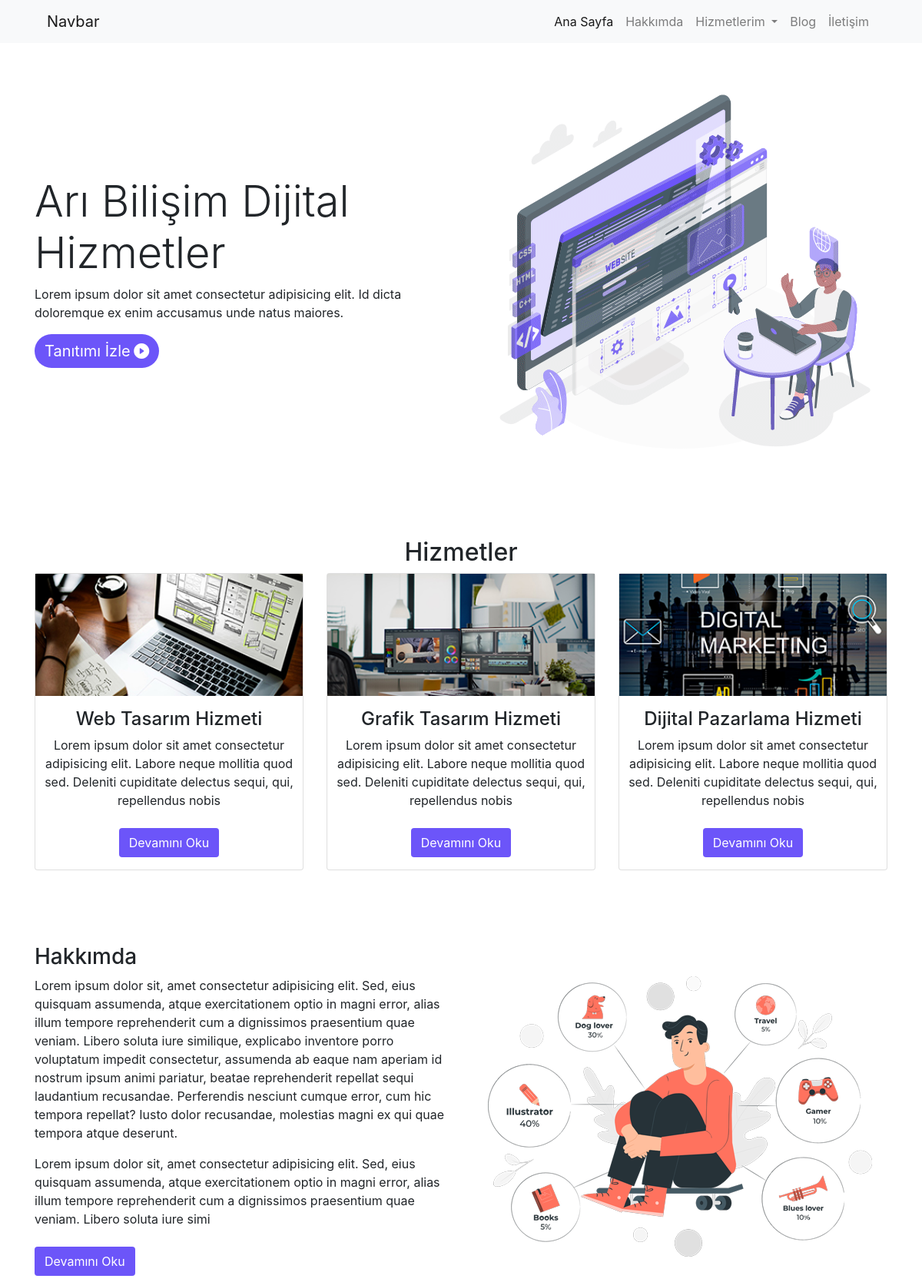
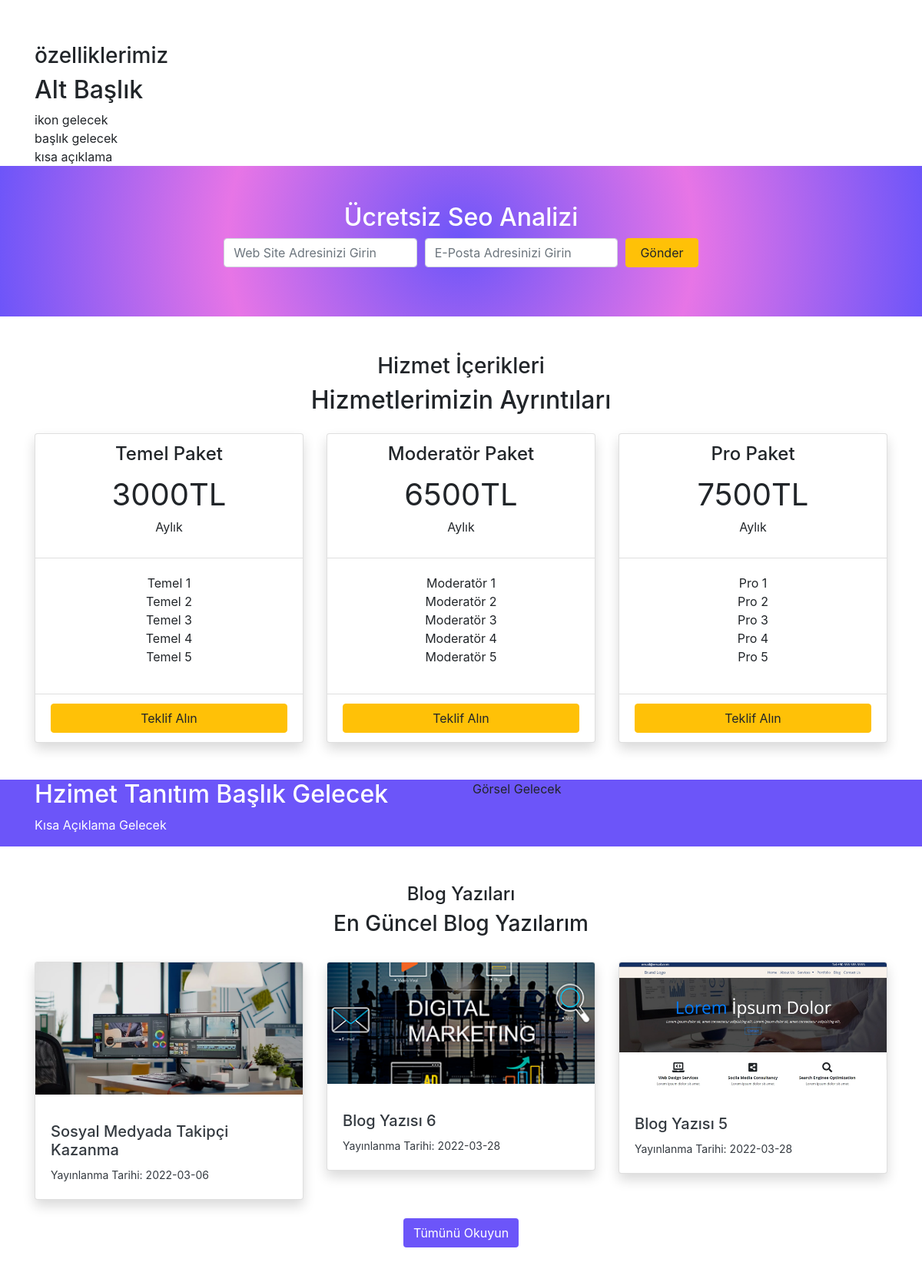
The page / (upper part) on the database its author committed (2 pictures, top to bottom).
### tables this page shows
CREATE TABLE IF NOT EXISTS `anabanner` (
  `id` int(11) NOT NULL AUTO_INCREMENT,
  `baslik` varchar(150) NOT NULL,
  `aciklama` varchar(300) NOT NULL,
  `link` varchar(500) NOT NULL,
  `foto` varchar(150) NOT NULL,
  PRIMARY KEY (`id`)
);

CREATE TABLE IF NOT EXISTS `sayfalar` (
  `id` int(11) NOT NULL AUTO_INCREMENT,
  `baslik` varchar(100) NOT NULL,
  `icerik` text NOT NULL,
  `meta` varchar(160) NOT NULL,
  `foto` varchar(50) NOT NULL,
  `fotoalt` varchar(90) NOT NULL,
  `seotitle` varchar(70) NOT NULL,
  `durum` varchar(10) NOT NULL,
  `sayfaturu` varchar(10) NOT NULL,
  `tarih` varchar(10) NOT NULL,
  PRIMARY KEY (`id`)
);

CREATE TABLE IF NOT EXISTS `paket1` (
  `id` int(11) NOT NULL AUTO_INCREMENT,
  `baslik1` varchar(50) NOT NULL,
  `fiyat1` varchar(5) NOT NULL,
  `ozellik1a` varchar(50) NOT NULL,
  `ozellik1b` varchar(50) NOT NULL,
  `ozellik1c` varchar(50) NOT NULL,
  `ozellik1d` varchar(50) NOT NULL,
  `ozellik1e` varchar(50) NOT NULL,
  PRIMARY KEY (`id`)
);

CREATE TABLE IF NOT EXISTS `paket2` (
  `id` int(11) NOT NULL AUTO_INCREMENT,
  `baslik2` varchar(50) NOT NULL,
  `fiyat2` varchar(5) NOT NULL,
  `ozellik2a` varchar(50) NOT NULL,
  `ozellik2b` varchar(50) NOT NULL,
  `ozellik2c` varchar(50) NOT NULL,
  `ozellik2d` varchar(50) NOT NULL,
  `ozellik2e` varchar(50) NOT NULL,
  PRIMARY KEY (`id`)
);

CREATE TABLE IF NOT EXISTS `paket3` (
  `id` int(11) NOT NULL AUTO_INCREMENT,
  `baslik3` varchar(50) NOT NULL,
  `fiyat3` varchar(5) NOT NULL,
  `ozellik3a` varchar(50) NOT NULL,
  `ozellik3b` varchar(50) NOT NULL,
  `ozellik3c` varchar(50) NOT NULL,
  `ozellik3d` varchar(50) NOT NULL,
  `ozellik3e` varchar(50) NOT NULL,
  PRIMARY KEY (`id`)
);

CREATE TABLE IF NOT EXISTS `yazilar` (
  `id` int(11) NOT NULL AUTO_INCREMENT,
  `baslik` varchar(100) NOT NULL,
  `icerik` text NOT NULL,
  `meta` varchar(160) NOT NULL,
  `foto` varchar(150) NOT NULL,
  `fotoalt` varchar(100) NOT NULL,
  `kategori` varchar(25) NOT NULL,
  `tarih` varchar(11) NOT NULL,
  `durum` varchar(15) NOT NULL,
  PRIMARY KEY (`id`)
);

### index.php (the view, shortened to what this page needs)
<?php
require_once('header.php');
$sorgu_anabanner = $db->prepare('select * from anabanner order by id desc limit 1');
$sorgu_anabanner->execute();
$satir_anabanner = $sorgu_anabanner->fetch();
?>
<section id="anaBanner" class="py-5">
    <div class="container">
        <div class="row">
            <div class="col-md-6 my-auto">
                <h1 class="display-4"><?php echo $satir_anabanner['baslik']; ?></h1>
                <?php echo $satir_anabanner['aciklama']; ?>
                <button type="button" class="btn btn-mor" data-toggle="modal" data-target="#exampleModal">
                    <span style="font-size:20px;">Tanıtımı İzle</span> <i class="bi bi-play-circle-fill" style="font-size:20px;"></i>
                </button>
            </div>
            <div class="col-md-6 text-center">
                <img src="<?php echo substr($satir_anabanner['foto'], 3); ?>" alt="" class="img-fluid">
            </div>
        </div>
    </div>
</section>
<section id="anaHizmetler" class="py-5">
    <div class="container">
        <div class="row">
            <div class="col-12 text-center">
                <h2>Hizmetler</h2>
            </div>
        </div>
        <div class="row">
            <?php
            $sorgu_hizmetler = $db->prepare('select * from sayfalar where sayfaturu = "Alt Sayfa" order by baslik desc');
            $sorgu_hizmetler->execute();
            if ($sorgu_hizmetler->rowCount()) {
                foreach ($sorgu_hizmetler as $satir_hizmetler) {
            ?>
                    <div class="col-md-4">
                        <div class="card text-center">
                            <img src="<?php echo substr($satir_hizmetler['foto'], 3); ?>" class="img-fluid">
                            <h2 style="font-size:24px;" class="mt-3"><?php echo $satir_hizmetler['baslik']; ?></h2>
                            <?php echo substr($satir_hizmetler['icerik'], 0, 150); ?>
                            <br><a href="samplepage.php?id=<?php echo $satir_hizmetler['id']; ?>"><button class="btn btn-mor mt-4">Devamını Oku</button></a>
                        </div>
                    </div>
            <?php
                }
            }
            ?>
        </div>
    </div>
</section>
<?php
$sorgu_hakkimda = $db->prepare('select * from sayfalar where baslik="Hakkımda"');
$sorgu_hakkimda->execute();
$satir_hakkimda = $sorgu_hakkimda->fetch();
?>
<section id="anaHakkimda" class="py-5">
    <div class="container">
        <div class="row">
            <div class="col-md-6">
                <h3><?php echo $satir_hakkimda['baslik']; ?></h3>
                <?php echo substr($satir_hakkimda['icerik'], 0, 800); ?>
                <br><a href="hakkimda.php"><button class="btn btn-mor mt-4">Devamını Oku</button></a>
            </div>
            <div class="col-md-6 text-center my-auto">
                <img src="img/hakkimda.png" alt="Hakkımda" class="img-fluid">
            </div>
        </div>
    </div>
</section>
<div id="anaOzellikler">
    <div class="container">
        <div class="row">
            <div class="col-12">
                <h3>özelliklerimiz</h3>
                <h2>Alt Başlık</h2>
            </div>
        </div>
        <div class="row">
            <div class="col-md-4">
                ikon gelecek <br>
                başlık gelecek <br>
                kısa açıklama
            </div>
        </div>
    </div>
</div>
<section id="anaSeobasvuru" class="py-5">
    <div class="container">
        <div class="row">
            <div class="col-12 text-center text-white">
                <h2>Ücretsiz Seo Analizi</h2>
            </div>
        </div>
        <div class="col-7 mx-auto">
            <form method="post" class="form-row">
                <div class="col-md-5">
                    <div class="form-group">
                        <input type="text" name="web" placeholder="Web Site Adresinizi Girin" class="form-control">
                    </div>
                </div>
                <div class="col-md-5">
                    <div class="form-group">
                        <input type="email" name="email" placeholder="E-Posta Adresinizi Girin" class="form-control">
                    </div>
                </div>
                <div class="col-md-2">
                    <button type="submit" name="analiz" class="btn btn-warning w-100">Gönder</button>
                </div>
            </form>
        </div>
    </div>
</section>
<section id="princing" class="py-5">
    <div class="container">
        <div class="row">
            <div class="col-12 text-center">
                <h3>Hizmet İçerikleri</h3>
                <h2>Hizmetlerimizin Ayrıntıları</h2>
            </div>
        </div>
        <div class="row mt-3">
            <div class="col-md-4">
                <div class="card shadow">
                    <?php
                    $sorgu_paket1 = $db->prepare('select * from paket1 order by id desc limit 1');
                    $sorgu_paket1->execute();
                    $satir_paket1 = $sorgu_paket1->fetch();
                    ?>
                    <div class="card-header text-center bg-transparent">
                        <h4><?php echo $satir_paket1['baslik1']; ?></h4>
                        <span style="font-size:40px;"><?php echo $satir_paket1['fiyat1']; ?>TL</span>
                        <p>Aylık</p>
                    </div>
                    <div class="card-body text-center">
                        <ul>
                            <li><?php echo $satir_paket1['ozellik1a']; ?></li>
                            <li><?php echo $satir_paket1['ozellik1b']; ?></li>
                            <li><?php echo $satir_paket1['ozellik1c']; ?></li>
                            <li><?php echo $satir_paket1['ozellik1d']; ?></li>
                            <li><?php echo $satir_paket1['ozellik1e']; ?></li>
                        </ul>
                    </div>
                    <div class="card-footer bg-transparent">
                        <a href="iletisim.php" class="btn btn-warning w-100">Teklif Alın</a>
                    </div>
                </div>
            </div>
            <div class="col-md-4">
                <div class="card shadow">
                    <?php
                    $sorgu_paket2 = $db->prepare('select * from paket2 order by id desc limit 1');
                    $sorgu_paket2->execute();
                    $satir_paket2 = $sorgu_paket2->fetch();
                    ?>
                    <div class="card-header text-center bg-transparent">
                        <h4><?php echo $satir_paket2['baslik2']; ?></h4>
                        <span style="font-size:40px;"><?php echo $satir_paket2['fiyat2']; ?>TL</span>
                        <p>Aylık</p>
                    </div>
                    <div class="card-body text-center">
                        <ul>
                            <li><?php echo $satir_paket2['ozellik2a']; ?></li>
                            <li><?php echo $satir_paket2['ozellik2b']; ?></li>
                            <li><?php echo $satir_paket2['ozellik2c']; ?></li>
                            <li><?php echo $satir_paket2['ozellik2d']; ?></li>
                            <li><?php echo $satir_paket2['ozellik2e']; ?></li>
                        </ul>
                    </div>
                    <div class="card-footer bg-transparent">
                        <a href="iletisim.php" class="btn btn-warning w-100">Teklif Alın</a>
                    </div>
                </div>
            </div>
            <div class="col-md-4">
                <div class="card shadow">
                    <?php
                    $sorgu_paket3 = $db->prepare('select * from paket3 order by id desc limit 1');
                    $sorgu_paket3->execute();
                    $satir_paket3 = $sorgu_paket3->fetch();
                    ?>
                    <div class="card-header text-center bg-transparent">
                        <h4><?php echo $satir_paket3['baslik3']; ?></h4>
                        <span style="font-size:40px;"><?php echo $satir_paket3['fiyat3']; ?>TL</span>
                        <p>Aylık</p>
                    </div>
                    <div class="card-body text-center">
                        <ul>
                            <li><?php echo $satir_paket3['ozellik3a']; ?></li>
                            <li><?php echo $satir_paket3['ozellik3b']; ?></li>
                            <li><?php echo $satir_paket3['ozellik3c']; ?></li>
                            <li><?php echo $satir_paket3['ozellik3d']; ?></li>
                            <li><?php echo $satir_paket3['ozellik3e']; ?></li>
                        </ul>
                    </div>
                    <div class="card-footer bg-transparent">
                        <a href="iletisim.php" class="btn btn-warning w-100">Teklif Alın</a>
                    </div>
                </div>
            </div>
        </div>
    </div>
</section>
<section id="hizmetTanitim" class="bg-mor">
    <div class="container">
        <div class="row">
            <div class="col-md-6 text-white">
                <h2>Hzimet Tanıtım Başlık Gelecek</h2>
                <p>Kısa Açıklama Gelecek</p>
            </div>
            <div class="col-md-6">
                Görsel Gelecek
            </div>
        </div>
    </div>
</section>
<section id="blogOzet" class="py-5">
    <div class="container">
        <div class="row">
            <div class="col-12 text-center">
                <h4>Blog Yazıları</h4>
                <h3>En Güncel Blog Yazılarım</h3>
            </div>
        </div>
        <div class="row my-4">
            <?php
            $sorgu_blog = $db->prepare('select * from yazilar order by id desc limit 3');
            $sorgu_blog->execute();
            if ($sorgu_blog->rowCount()) {
                foreach ($sorgu_blog as $satir_blog) {
            ?>
                    <div class="col-md-4">
                        <a href="sample.php?id=<?php echo $satir_blog['id']; ?>" class="text-decoration-none text-dark">
                            <div class="card shadow">
                                <img src="<?php echo substr($satir_blog['foto'], 3); ?>" alt="<?php echo $satir_blog['fotoalt']; ?>" class="card-img-top mb-3">
                                <div class="card-body">
                                    <h3 style="font-size: 20px;"><?php echo $satir_blog['baslik']; ?></h3>
                                    <small class="mb-3">Yayınlanma Tarihi: <?php echo $satir_blog['tarih']; ?></small>
                                </div>
                            </div>
                        </a>
                    </div>
            <?php
                }
            }
            ?>
        </div>
        <div class="row">
            <div class="col-12 text-center">
                <a href="blog.php" class="btn btn-mor">Tümünü Okuyun</a>
            </div>
        </div>
    </div>
</section>
<?php require_once('footer.php'); ?>

### css/style.css (style rules this page uses)
.btn-mor { background-color: #6c55f9; color: #fff; }
.bg-mor { background-color: #6c55f9; }
#anaBanner button { border-radius: 150px; }
#princing ul { list-style-type: none !important; padding: 0px; }
#anaSeobasvuru { background: radial-gradient(circle, rgba(108, 85, 249, 1) 0%, rgba(231, 117, 230, 1) 50%, rgba(109, 85, 249, 1) 100%); }

### rows shown on the page
anabanner: baslik "Arı Bilişim Dijital Hizmetler", aciklama "Lorem ipsum dolor sit amet consectetur adipisicing elit. Id dicta doloremque ex enim accusamus unde natus maiores.", foto (picture)
sayfalar: foto (picture), baslik "Web Tasarım Hizmeti", icerik "Lorem ipsum dolor sit amet consectetur adipisicing elit. Labore neque mollitia quod sed. Deleniti cupiditate delectus sequi, qui, repellendus nobis"
sayfalar: foto (picture), baslik "Grafik Tasarım Hizmeti", icerik "Lorem ipsum dolor sit amet consectetur adipisicing elit. Labore neque mollitia quod sed. Deleniti cupiditate delectus sequi, qui, repellendus nobis"
sayfalar: foto (picture), baslik "Dijital Pazarlama Hizmeti", icerik "Lorem ipsum dolor sit amet consectetur adipisicing elit. Labore neque mollitia quod sed. Deleniti cupiditate delectus sequi, qui, repellendus nobis"
sayfalar: baslik "Hakkımda", icerik "Lorem ipsum dolor sit, amet consectetur adipisicing elit. Sed, eius quisquam assumenda, atque exercitationem optio in magni error, alias illum tempore reprehenderit cum a dignissimos praesentium quae veniam. Libero soluta iure similique, explicabo inventore porro voluptatum impedit consectetur, assumenda ab eaque nam aperiam id nostrum ipsum animi pariatur, beatae reprehenderit repellat sequi laudantium recusandae. Perferendis nesciunt cumque error, cum hic tempora repellat? Iusto dolor recusandae, molestias magni ex qui quae tempora atque deserunt. Lorem ipsum dolor sit, amet consectetur adipisicing elit. Sed, eius quisquam assumenda, atque exercitationem optio in magni error, alias illum…"
paket1: baslik1 "Temel Paket", fiyat1 "3000", ozellik1a "Temel 1", ozellik1b "Temel 2", ozellik1c "Temel 3", ozellik1d "Temel 4", ozellik1e "Temel 5"
paket2: baslik2 "Moderatör Paket", fiyat2 "6500", ozellik2a "Moderatör 1", ozellik2b "Moderatör 2", ozellik2c "Moderatör 3", ozellik2d "Moderatör 4", ozellik2e "Moderatör 5"
paket3: baslik3 "Pro Paket", fiyat3 "7500", ozellik3a "Pro 1", ozellik3b "Pro 2", ozellik3c "Pro 3", ozellik3d "Pro 4", ozellik3e "Pro 5"
yazilar: foto (picture), baslik "Sosyal Medyada Takipçi Kazanma", tarih "2022-03-06"
yazilar: foto (picture), baslik "Blog Yazısı 6", tarih "2022-03-28"
yazilar: foto (picture), baslik "Blog Yazısı 5", tarih "2022-03-28"
